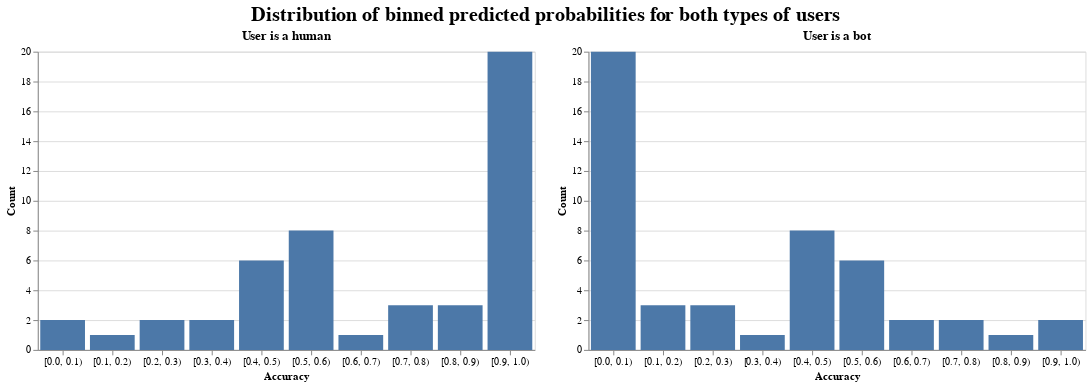

Notebook source saved alongside this figure:
### Code cell
# Plotting predicted probabilities distribution, binned

# When user is a human (bot = False)
prob0 = alt.Chart(best_preds_pd_df).mark_bar().encode(
    x=alt.X("prob0_bin", title="Accuracy", type="nominal", axis=alt.Axis(labelAngle=0)),
    y=alt.Y("count(*)", type="quantitative", title="Count")
).properties(
    title="User is a human",
    width=500,
    height=300
)

# When user is a bot (bot = True)
prob1 = alt.Chart(best_preds_pd_df).mark_bar().encode(
    x=alt.X("prob1_bin", title="Accuracy", type="nominal", axis=alt.Axis(labelAngle=0)),
    y=alt.Y("count(*)", type="quantitative", title="Count")
).properties(
    title="User is a bot",
    width=500,
    height=300
)

# Plotting
(prob0 | prob1).properties(
    title=alt.Title(
        "Distribution of binned predicted probabilities for both types of users",
        anchor="middle",
        fontSize=20,
        fontWeight='bolder'
    )
)

### Figure 1 — Vega-Lite specification as saved in the notebook (floating-point values rounded to 4 significant figures)
{"config": {"view": {"continuousWidth": 300, "continuousHeight": 300}}, "hconcat": [{"mark": {"type": "bar"}, "encoding": {"x": {"axis": {"labelAngle": 0}, "field": "prob0_bin", "title": "Accuracy", "type": "nominal"}, "y": {"aggregate": "count", "field": "*", "title": "Count", "type": "quantitative"}}, "height": 300, "title": "User is a human", "width": 500}, {"mark": {"type": "bar"}, "encoding": {"x": {"axis": {"labelAngle": 0}, "field": "prob1_bin", "title": "Accuracy", "type": "nominal"}, "y": {"aggregate": "count", "field": "*", "title": "Count", "type": "quantitative"}}, "height": 300, "title": "User is a bot", "width": 500}], "data": {"name": "data-dd387dbc2bb3ff53e6cfc73050f60c76"}, "title": {"text": "Distribution of binned predicted probabilities for both types of users", "anchor": "middle", "fontSize": 20, "fontWeight": "bolder"}, "$schema": "https://vega.github.io/schema/vega-lite/v5.20.1.json", "datasets": {"data-dd387dbc2bb3ff53e6cfc73050f60c76": [{"user": "!bbqribsandfish23!", "bot": 0, "prediction": 0.0, "prob0": 0.756, "prob1": 0.244, "prob0_bin": "[0.7, 0.8)", "prob1_bin": "[0.2, 0.3)"}, {"user": "097ллл", "bot": 0, "prediction": 0.0, "prob0": 0.559, "prob1": 0.441, "prob0_bin": "[0.5, 0.6)", "prob1_bin": "[0.4, 0.5)"}, {"user": "102.164.97.83", "bot": 0, "prediction": 0.0, "prob0": 0.568, "prob1": 0.432, "prob0_bin": "[0.5, 0.6)", "prob1_bin": "[0.4, 0.5)"}, {"user": "102.78.106.233", "bot": 0, "prediction": 1.0, "prob0": 0.49, "prob1": 0.51, "prob0_bin": "[0.4, 0.5)", "prob1_bin": "[0.5, 0.6)"}, {"user": "103.171.82.229", "bot": 0, "prediction": 0.0, "prob0": 0.553, "prob1": 0.447, "prob0_bin": "[0.5, 0.6)", "prob1_bin": "[0.4, 0.5)"}, {"user": "103.18.78.107", "bot": 0, "prediction": 0.0, "prob0": 0.968, "prob1": 0.032, "prob0_bin": "[0.9, 1.0)", "prob1_bin": "[0.0, 0.1)"}, {"user": "108.51.56.162", "bot": 0, "prediction": 0.0, "prob0": 0.968, "prob1": 0.032, "prob0_bin": "[0.9, 1.0)", "prob1_bin": "[0.0, 0.1)"}, {"user": "109.60.125.89", "bot": 0, "prediction": 0.0, "prob0": 0.809, "prob1": 0.191, "prob0_bin": "[0.8, 0.9)", "prob1_bin": "[0.1, 0.2)"}, {"user": "116.90.206.204", "bot": 0, "prediction": 0.0, "prob0": 0.874, "prob1": 0.126, "prob0_bin": "[0.8, 0.9)", "prob1_bin": "[0.1, 0.2)"}, {"user": "117.202.147.98", "bot": 0, "prediction": 0.0, "prob0": 0.968, "prob1": 0.032, "prob0_bin": "[0.9, 1.0)", "prob1_bin": "[0.0, 0.1)"}, {"user": "118.127.248.217", "bot": 0, "prediction": 0.0, "prob0": 0.726, "prob1": 0.274, "prob0_bin": "[0.7, 0.8)", "prob1_bin": "[0.2, 0.3)"}, {"user": "123.240.107.171", "bot": 0, "prediction": 0.0, "prob0": 0.968, "prob1": 0.032, "prob0_bin": "[0.9, 1.0)", "prob1_bin": "[0.0, 0.1)"}, {"user": "14.38.135.191", "bot": 0, "prediction": 0.0, "prob0": 0.968, "prob1": 0.032, "prob0_bin": "[0.9, 1.0)", "prob1_bin": "[0.0, 0.1)"}, {"user": "142.68.49.142", "bot": 0, "prediction": 0.0, "prob0": 0.949, "prob1": 0.051, "prob0_bin": "[0.9, 1.0)", "prob1_bin": "[0.0, 0.1)"}, {"user": "147.235.209.20", "bot": 0, "prediction": 0.0, "prob0": 0.553, "prob1": 0.447, "prob0_bin": "[0.5, 0.6)", "prob1_bin": "[0.4, 0.5)"}, {"user": "151.249.169.216", "bot": 0, "prediction": 0.0, "prob0": 0.511, "prob1": 0.489, "prob0_bin": "[0.5, 0.6)", "prob1_bin": "[0.4, 0.5)"}, {"user": "154.246.123.149", "bot": 0, "prediction": 1.0, "prob0": 0.432, "prob1": 0.568, "prob0_bin": "[0.4, 0.5)", "prob1_bin": "[0.5, 0.6)"}, {"user": "176.120.190.94", "bot": 0, "prediction": 0.0, "prob0": 0.901, "prob1": 0.099, "prob0_bin": "[0.9, 1.0)", "prob1_bin": "[0.0, 0.1)"}, {"user": "176.61.84.125", "bot": 0, "prediction": 0.0, "prob0": 0.932, "prob1": 0.068, "prob0_bin": "[0.9, 1.0)", "prob1_bin": "[0.0, 0.1)"}, {"user": "178.141.244.161", "bot": 0, "prediction": 0.0, "prob0": 0.58, "prob1": 0.42, "prob0_bin": "[0.5, 0.6)", "prob1_bin": "[0.4, 0.5)"}, {"user": "179.109.143.213", "bot": 0, "prediction": 0.0, "prob0": 0.936, "prob1": 0.064, "prob0_bin": "[0.9, 1.0)", "prob1_bin": "[0.0, 0.1)"}, {"user": "185.122.255.89", "bot": 0, "prediction": 0.0, "prob0": 0.949, "prob1": 0.051, "prob0_bin": "[0.9, 1.0)", "prob1_bin": "[0.0, 0.1)"}, {"user": "185.215.55.223", "bot": 0, "prediction": 0.0, "prob0": 0.968, "prob1": 0.032, "prob0_bin": "[0.9, 1.0)", "prob1_bin": "[0.0, 0.1)"}, {"user": "185.229.219.100", "bot": 0, "prediction": 0.0, "prob0": 0.854, "prob1": 0.146, "prob0_bin": "[0.8, 0.9)", "prob1_bin": "[0.1, 0.2)"}, {"user": "187.249.124.39", "bot": 0, "prediction": 0.0, "prob0": 0.936, "prob1": 0.064, "prob0_bin": "[0.9, 1.0)", "prob1_bin": "[0.0, 0.1)"}, {"user": "188.217.51.7", "bot": 0, "prediction": 0.0, "prob0": 0.722, "prob1": 0.278, "prob0_bin": "[0.7, 0.8)", "prob1_bin": "[0.2, 0.3)"}, {"user": "189.216.190.1", "bot": 0, "prediction": 0.0, "prob0": 0.949, "prob1": 0.051, "prob0_bin": "[0.9, 1.0)", "prob1_bin": "[0.0, 0.1)"}, {"user": "190.166.238.234", "bot": 0, "prediction": 0.0, "prob0": 0.936, "prob1": 0.064, "prob0_bin": "[0.9, 1.0)", "prob1_bin": "[0.0, 0.1)"}, {"user": "194.39.108.71", "bot": 0, "prediction": 0.0, "prob0": 0.949, "prob1": 0.051, "prob0_bin": "[0.9, 1.0)", "prob1_bin": "[0.0, 0.1)"}, {"user": "2.155.149.254", "bot": 0, "prediction": 0.0, "prob0": 0.968, "prob1": 0.032, "prob0_bin": "[0.9, 1.0)", "prob1_bin": "[0.0, 0.1)"}, {"user": "2.24.186.58", "bot": 0, "prediction": 0.0, "prob0": 0.949, "prob1": 0.051, "prob0_bin": "[0.9, 1.0)", "prob1_bin": "[0.0, 0.1)"}, {"user": "2001:4450:8116:A600:990C:C22:890B:8280", "bot": 0, "prediction": 0.0, "prob0": 0.949, "prob1": 0.051, "prob0_bin": "[0.9, 1.0)", "prob1_bin": "[0.0, 0.1)"}, {"user": "2001:448A:7120:FB92:E090:4135:A63:4542", "bot": 0, "prediction": 0.0, "prob0": 0.936, "prob1": 0.064, "prob0_bin": "[0.9, 1.0)", "prob1_bin": "[0.0, 0.1)"}, {"user": "2001:8F8:1361:554F:5199:98A7:F111:8C88", "bot": 0, "prediction": 0.0, "prob0": 0.949, "prob1": 0.051, "prob0_bin": "[0.9, 1.0)", "prob1_bin": "[0.0, 0.1)"}, {"user": "2001:9E8:2943:EB00:6EB3:11FF:FE52:1BA8", "bot": 0, "prediction": 0.0, "prob0": 0.571, "prob1": 0.429, "prob0_bin": "[0.5, 0.6)", "prob1_bin": "[0.4, 0.5)"}, {"user": "AnsterBot", "bot": 1, "prediction": 1.0, "prob0": 0.428, "prob1": 0.572, "prob0_bin": "[0.4, 0.5)", "prob1_bin": "[0.5, 0.6)"}, {"user": "DarijaBot", "bot": 1, "prediction": 1.0, "prob0": 0.388, "prob1": 0.612, "prob0_bin": "[0.3, 0.4)", "prob1_bin": "[0.6, 0.7)"}, {"user": "DeltaBot", "bot": 1, "prediction": 0.0, "prob0": 0.668, "prob1": 0.332, "prob0_bin": "[0.6, 0.7)", "prob1_bin": "[0.3, 0.4)"}, {"user": "Hazard-Bot", "bot": 1, "prediction": 1.0, "prob0": 0.115, "prob1": 0.885, "prob0_bin": "[0.1, 0.2)", "prob1_bin": "[0.8, 0.9)"}, {"user": "Huzzlet the bot", "bot": 1, "prediction": 1.0, "prob0": 0.415, "prob1": 0.585, "prob0_bin": "[0.4, 0.5)", "prob1_bin": "[0.5, 0.6)"}, {"user": "ImageRemovalBot", "bot": 1, "prediction": 0.0, "prob0": 0.564, "prob1": 0.436, "prob0_bin": "[0.5, 0.6)", "prob1_bin": "[0.4, 0.5)"}, {"user": "Krdbot", "bot": 1, "prediction": 1.0, "prob0": 0.014, "prob1": 0.986, "prob0_bin": "[0.0, 0.1)", "prob1_bin": "[0.9, 1.0)"}, {"user": "Mathbot", "bot": 1, "prediction": 1.0, "prob0": 0.081, "prob1": 0.919, "prob0_bin": "[0.0, 0.1)", "prob1_bin": "[0.9, 1.0)"}, {"user": "MenoBot", "bot": 1, "prediction": 1.0, "prob0": 0.338, "prob1": 0.662, "prob0_bin": "[0.3, 0.4)", "prob1_bin": "[0.6, 0.7)"}, {"user": "MszBot", "bot": 1, "prediction": 1.0, "prob0": 0.497, "prob1": 0.503, "prob0_bin": "[0.4, 0.5)", "prob1_bin": "[0.5, 0.6)"}, {"user": "MusikBot", "bot": 1, "prediction": 1.0, "prob0": 0.201, "prob1": 0.799, "prob0_bin": "[0.2, 0.3)", "prob1_bin": "[0.7, 0.8)"}, {"user": "TenWhile6", "bot": 1, "prediction": 1.0, "prob0": 0.421, "prob1": 0.579, "prob0_bin": "[0.4, 0.5)", "prob1_bin": "[0.5, 0.6)"}, {"user": "en>WingerBot", "bot": 1, "prediction": 1.0, "prob0": 0.223, "prob1": 0.777, "prob0_bin": "[0.2, 0.3)", "prob1_bin": "[0.7, 0.8)"}]}}
